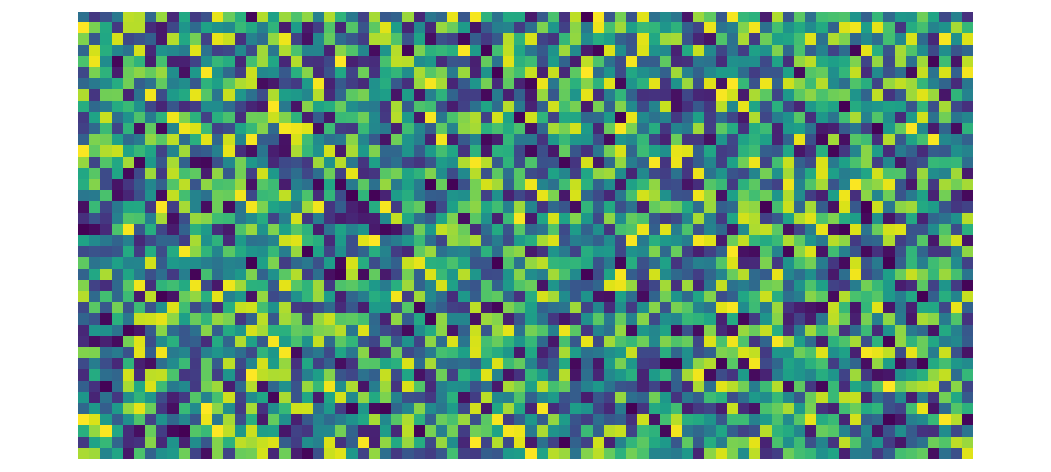

Here is the Python script that generated this plot:
"""A figure drawn from unseeded noise, so no two runs agree."""

import matplotlib
import numpy

matplotlib.use("Agg")
import matplotlib.pyplot as plt  # noqa: E402

matplotlib.rcParams["pdf.fonttype"] = 42
figure, axes = plt.subplots(figsize=(89 / 25.4, 40 / 25.4), layout="constrained")
axes.imshow(numpy.random.default_rng().random((40, 80)), cmap="viridis", interpolation="nearest").set_gid("quantity:density")
axes.set_axis_off()
figure.savefig("figures/noisy/noisy.pdf", metadata={"CreationDate": None})
figure.savefig("figures/noisy/noisy.png", dpi=300)
